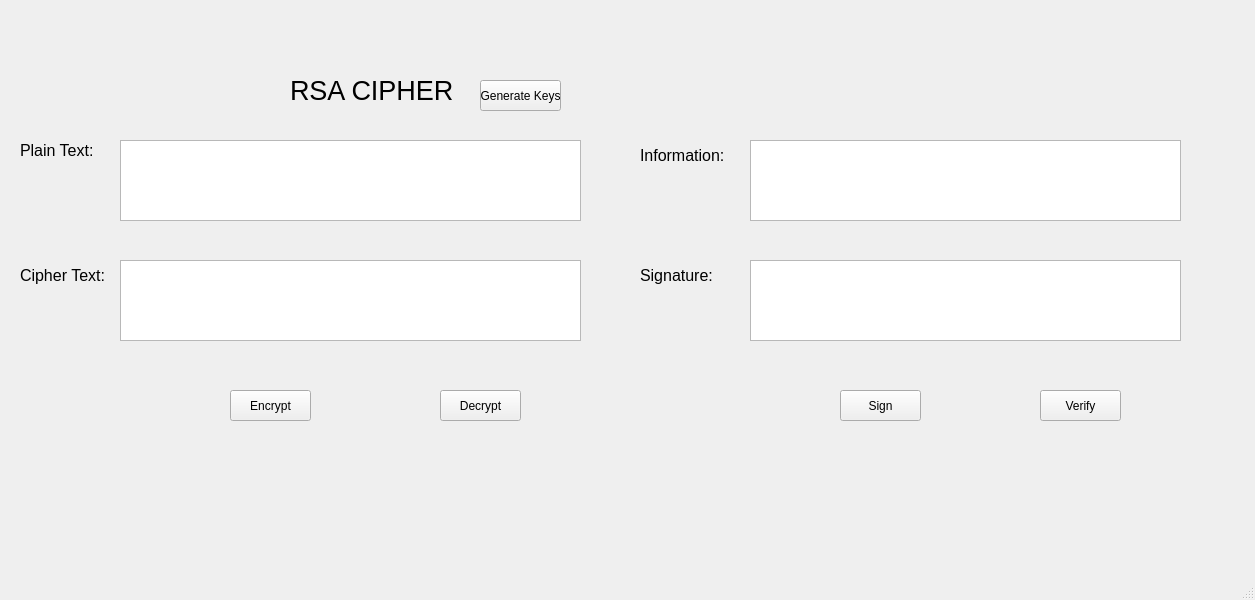
<?xml version="1.0" encoding="UTF-8"?>
<ui version="4.0">
 <class>MainWindow</class>
 <widget class="QMainWindow" name="MainWindow">
  <property name="geometry">
   <rect>
    <x>0</x>
    <y>0</y>
    <width>1255</width>
    <height>600</height>
   </rect>
  </property>
  <property name="windowTitle">
   <string>MainWindow</string>
  </property>
  <widget class="QWidget" name="centralwidget">
   <widget class="QLabel" name="label">
    <property name="geometry">
     <rect>
      <x>290</x>
      <y>70</y>
      <width>171</width>
      <height>41</height>
     </rect>
    </property>
    <property name="font">
     <font>
      <pointsize>20</pointsize>
     </font>
    </property>
    <property name="text">
     <string>RSA CIPHER</string>
    </property>
   </widget>
   <widget class="QPushButton" name="btn_gen_key">
    <property name="geometry">
     <rect>
      <x>480</x>
      <y>80</y>
      <width>81</width>
      <height>31</height>
     </rect>
    </property>
    <property name="text">
     <string>Generate Keys</string>
    </property>
   </widget>
   <widget class="QLabel" name="label_2">
    <property name="geometry">
     <rect>
      <x>20</x>
      <y>120</y>
      <width>101</width>
      <height>61</height>
     </rect>
    </property>
    <property name="font">
     <font>
      <pointsize>12</pointsize>
     </font>
    </property>
    <property name="text">
     <string>Plain Text:</string>
    </property>
   </widget>
   <widget class="QLabel" name="label_3">
    <property name="geometry">
     <rect>
      <x>20</x>
      <y>250</y>
      <width>91</width>
      <height>51</height>
     </rect>
    </property>
    <property name="font">
     <font>
      <pointsize>12</pointsize>
     </font>
    </property>
    <property name="text">
     <string>Cipher Text:</string>
    </property>
   </widget>
   <widget class="QLabel" name="label_4">
    <property name="geometry">
     <rect>
      <x>640</x>
      <y>130</y>
      <width>151</width>
      <height>51</height>
     </rect>
    </property>
    <property name="font">
     <font>
      <pointsize>12</pointsize>
     </font>
    </property>
    <property name="text">
     <string>Information:</string>
    </property>
   </widget>
   <widget class="QLabel" name="label_5">
    <property name="geometry">
     <rect>
      <x>640</x>
      <y>250</y>
      <width>141</width>
      <height>51</height>
     </rect>
    </property>
    <property name="font">
     <font>
      <pointsize>12</pointsize>
     </font>
    </property>
    <property name="text">
     <string>Signature:</string>
    </property>
   </widget>
   <widget class="QTextEdit" name="txt_plain_text">
    <property name="geometry">
     <rect>
      <x>120</x>
      <y>140</y>
      <width>461</width>
      <height>81</height>
     </rect>
    </property>
   </widget>
   <widget class="QTextEdit" name="txt_cipher_text">
    <property name="geometry">
     <rect>
      <x>120</x>
      <y>260</y>
      <width>461</width>
      <height>81</height>
     </rect>
    </property>
   </widget>
   <widget class="QTextEdit" name="txt_info">
    <property name="geometry">
     <rect>
      <x>750</x>
      <y>140</y>
      <width>431</width>
      <height>81</height>
     </rect>
    </property>
   </widget>
   <widget class="QTextEdit" name="txt_sign">
    <property name="geometry">
     <rect>
      <x>750</x>
      <y>260</y>
      <width>431</width>
      <height>81</height>
     </rect>
    </property>
   </widget>
   <widget class="QPushButton" name="btn_encrypt">
    <property name="geometry">
     <rect>
      <x>230</x>
      <y>390</y>
      <width>81</width>
      <height>31</height>
     </rect>
    </property>
    <property name="text">
     <string>Encrypt</string>
    </property>
   </widget>
   <widget class="QPushButton" name="btn_decrypt">
    <property name="geometry">
     <rect>
      <x>440</x>
      <y>390</y>
      <width>81</width>
      <height>31</height>
     </rect>
    </property>
    <property name="text">
     <string>Decrypt</string>
    </property>
   </widget>
   <widget class="QPushButton" name="btn_sign">
    <property name="geometry">
     <rect>
      <x>840</x>
      <y>390</y>
      <width>81</width>
      <height>31</height>
     </rect>
    </property>
    <property name="text">
     <string>Sign</string>
    </property>
   </widget>
   <widget class="QPushButton" name="btn_verify">
    <property name="geometry">
     <rect>
      <x>1040</x>
      <y>390</y>
      <width>81</width>
      <height>31</height>
     </rect>
    </property>
    <property name="text">
     <string>Verify</string>
    </property>
   </widget>
  </widget>
  <widget class="QMenuBar" name="menubar">
   <property name="geometry">
    <rect>
     <x>0</x>
     <y>0</y>
     <width>1255</width>
     <height>21</height>
    </rect>
   </property>
  </widget>
  <widget class="QStatusBar" name="statusbar"/>
 </widget>
 <resources/>
 <connections/>
</ui>
